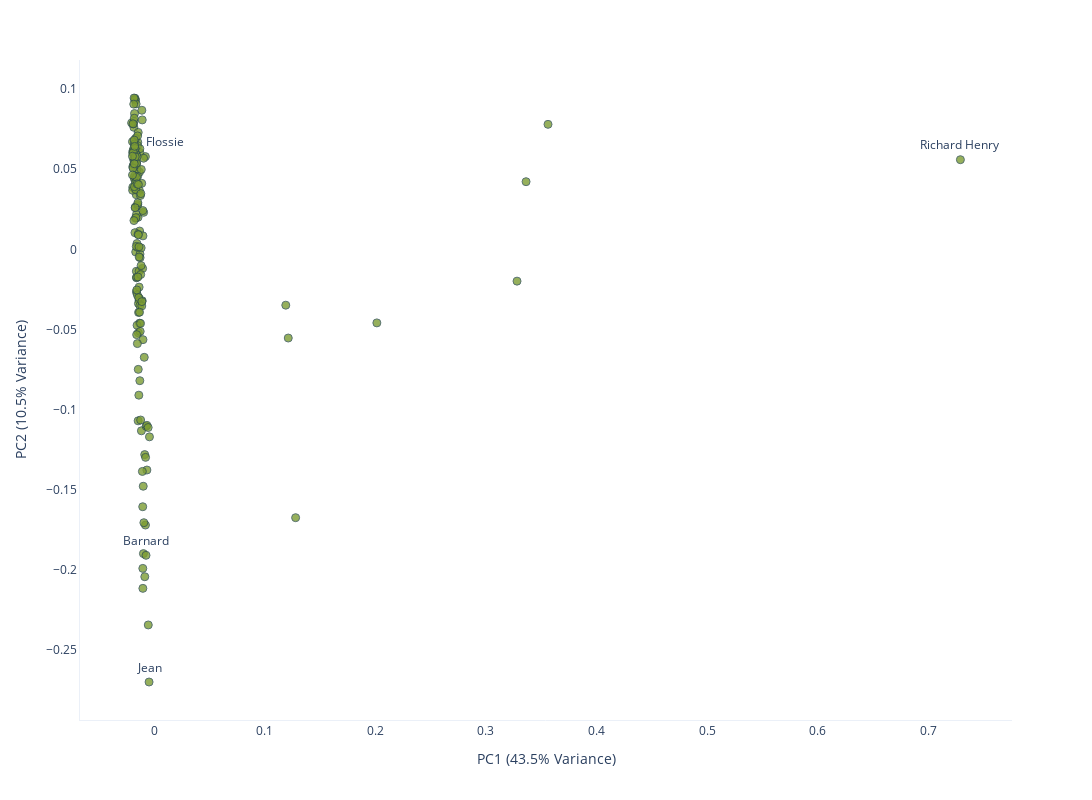

Write notebook code for a chart like this one.
### Code cell
fig = px.scatter(x=plink2['PC1'], 
                 y=plink2['PC2'], 
                 #color=colors, 
                 color_discrete_sequence=kakapo_colors,
                 width=1200, height=800,
                 #text=plink2["#IID"],
                 template="plotly_white")

rh = plink2[plink2['#IID'] == "Richard_Henry"]
fig.add_annotation(x=float(rh['PC1']), y=float(rh['PC2']), text="Richard Henry", showarrow=False, yshift=15)
rh = plink2[plink2['#IID'] == "Barnard"]
fig.add_annotation(x=float(rh['PC1']), y=float(rh['PC2']), text="Barnard", showarrow=False, yshift=15)
rh = plink2[plink2['#IID'] == "Jean"]
fig.add_annotation(x=float(rh['PC1']), y=float(rh['PC2']), text="Jean", showarrow=False, yshift=15)
rh = plink2[plink2['#IID'] == "Flossie"]
fig.add_annotation(x=float(rh['PC1']), y=float(rh['PC2']), text="Flossie", showarrow=False, yshift=15, xshift=20)

fig.update_traces(marker=dict(size=8, opacity=0.8, line=dict(width=1, color='DarkSlateGray')))
fig.update_layout(showlegend=False)
fig.update_layout(xaxis=dict(showgrid=False, zeroline=False, showline=True, title="PC1 (43.5% Variance)"))
fig.update_layout(yaxis=dict(showgrid=False, zeroline=False, showline=True, title="PC2 (10.5% Variance)"))
#fig.update_layout(paper_bgcolor="white")
#fig.update_layout(plot_bgcolor="#f6f6f6")


fig.write_image("global_pca_all.svg")
fig.write_image("global_pca_all.png")

fig

### Figure 1 — Plotly figure (JSON) as saved in the notebook; plotly's stock layout.template omitted (floating-point values rounded to 4 significant figures; data arrays with more than 128 entries replaced by an {"elided": "..."} marker saying what was removed)
{"data": [{"hovertemplate": "x=%{x}<br>y=%{y}<extra></extra>", "legendgroup": "", "marker": {"color": "#7D9D33", "line": {"color": "DarkSlateGray", "width": 1}, "opacity": 0.8, "size": 8, "symbol": "circle"}, "mode": "markers", "name": "", "orientation": "v", "showlegend": false, "type": "scatter", "x": {"elided": "169 float values"}, "xaxis": "x", "y": {"elided": "169 float values"}, "yaxis": "y"}], "layout": {"annotations": [{"showarrow": false, "text": "Richard Henry", "x": 0.7289, "y": 0.05593, "yshift": 15}, {"showarrow": false, "text": "Barnard", "x": -0.007314, "y": -0.191, "yshift": 15}, {"showarrow": false, "text": "Jean", "x": -0.004567, "y": -0.2701, "yshift": 15}, {"showarrow": false, "text": "Flossie", "x": -0.007881, "xshift": 20, "y": 0.05786, "yshift": 15}], "height": 800, "legend": {"tracegroupgap": 0}, "margin": {"t": 60}, "showlegend": false, "width": 1200, "xaxis": {"anchor": "y", "autorange": true, "domain": [0, 1], "range": [-0.06648, 0.775], "showgrid": false, "showline": true, "title": {"text": "PC1 (43.5% Variance)"}, "type": "linear", "zeroline": false}, "yaxis": {"anchor": "x", "autorange": true, "domain": [0, 1], "range": [-0.2938, 0.1182], "showgrid": false, "showline": true, "title": {"text": "PC2 (10.5% Variance)"}, "type": "linear", "zeroline": false}}}
